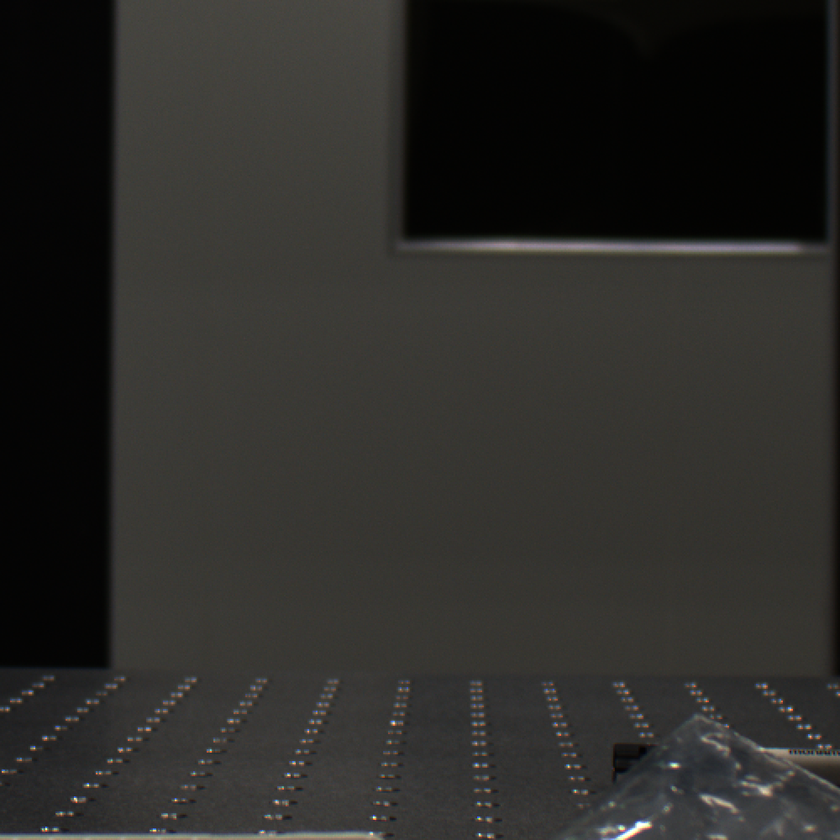
#> input picture 알짜배기 예제로 배우는 OpenCV/Chapter_6/background.png, 840 x 840 px, shrunk from 1000 x 1000 before the run
$ python code_6-4.py
#> lines starting #> are read from the running program, lines starting #| are printed output that depends on the picture; after the words box and inside, x2 and y2 are one past the last pixel; in counts of white or black regions, pixels touching at a corner belong together
import cv2 as cv

# 사람이 없을 때 이미지 background.png와
# 사람이 있을 때 이미지 object.png를 불러옵니다.
img_background = cv.imread('background.png', cv.IMREAD_GRAYSCALE)
#> img_background: shape (840, 840); min 1, max 255, mean 42.8
img_object = cv.imread('object.png', cv.IMREAD_GRAYSCALE)
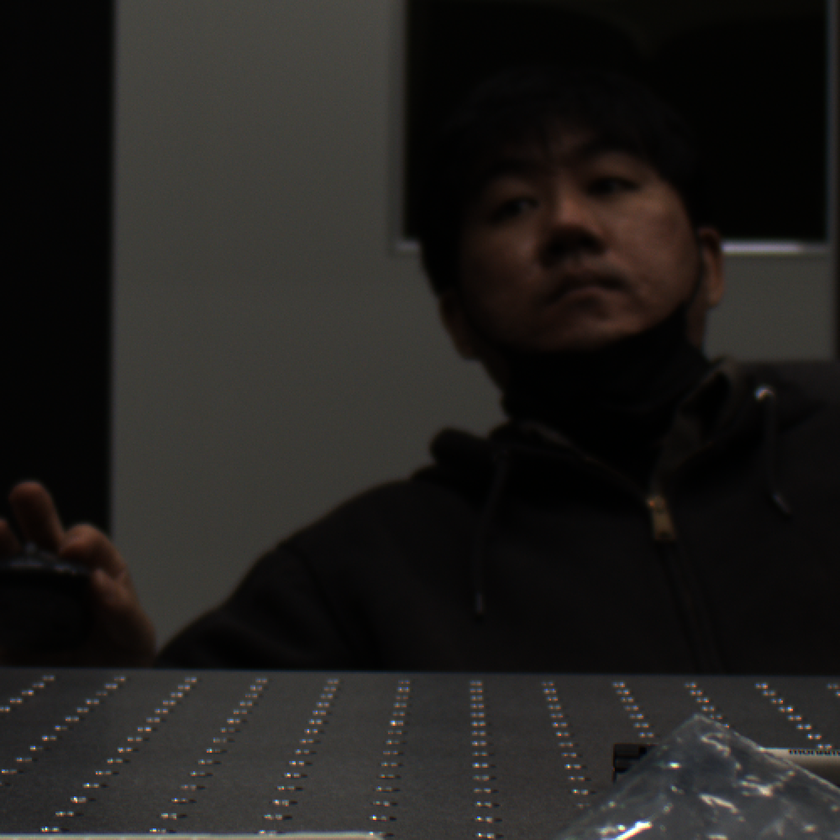
#> input picture 알짜배기 예제로 배우는 OpenCV/Chapter_6/object.png, 840 x 840 px, shrunk from 1000 x 1000 before the run
#> img_object: shape (840, 840); min 0, max 255, mean 31.6

# 사람이 있는 이미지 img_object에서
# 사람이 없는 이미지 img_background를 빼서 차영상을 얻습니다.
# 빼는 순서를 바꾸면 안됩니다.
img_sub = cv.subtract(img_object, img_background)
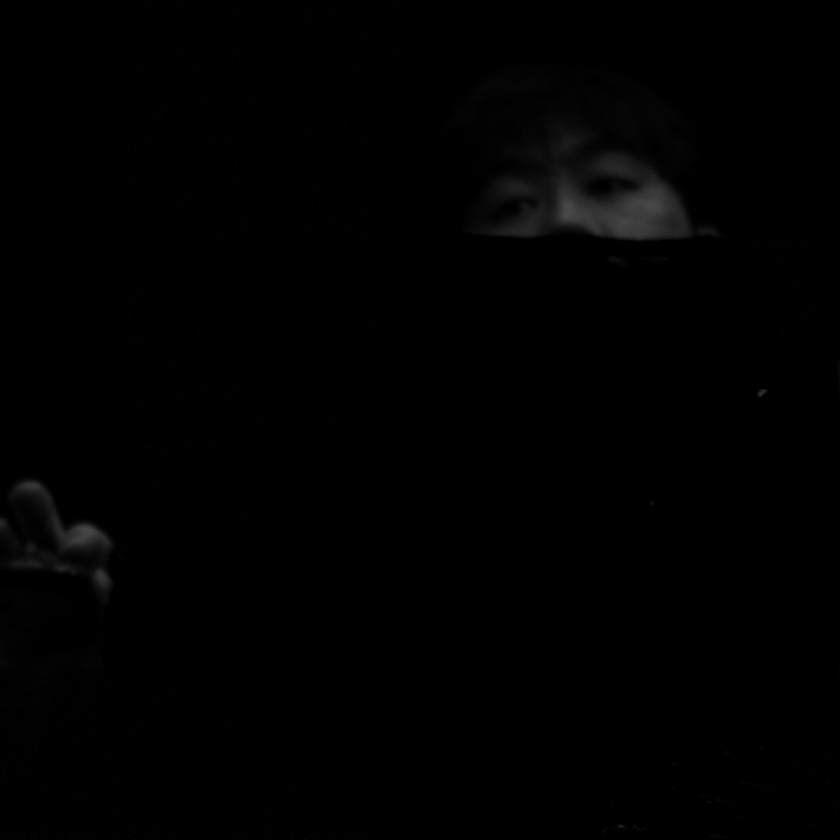
#> img_sub: shape (840, 840); min 0, max 74, mean 1.2

# 차영상을 이진화합니다.
retval, img_binary = cv.threshold(img_sub, 50, 255, cv.THRESH_BINARY)
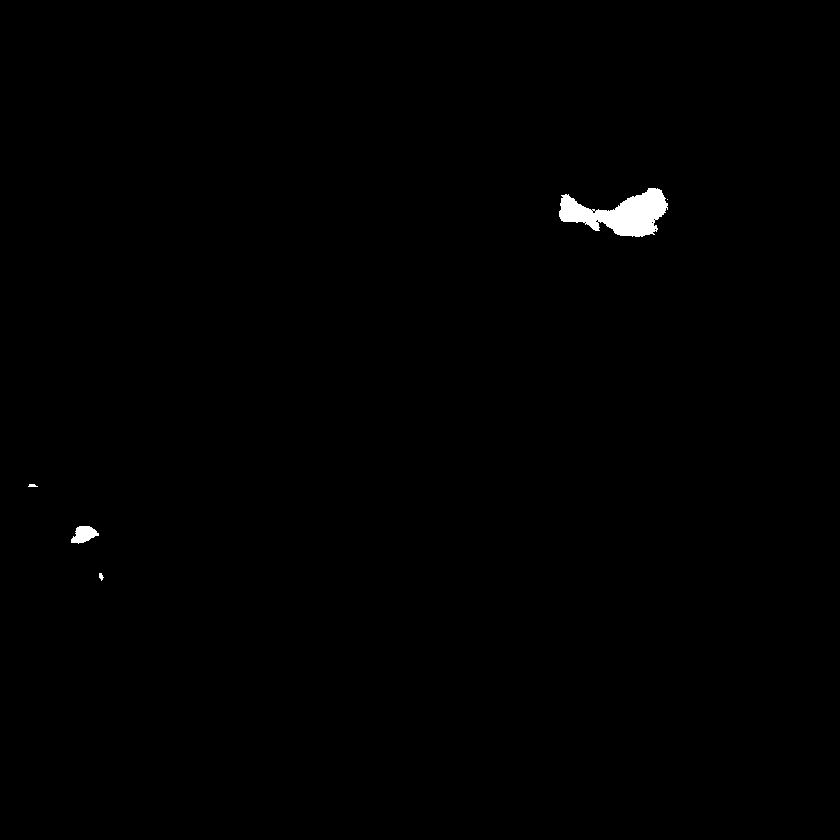
#> img_binary: shape (840, 840); 0.47% white; 5 white regions (1 under 20 px), largest, box (x1, y1, x2, y2) and area: (559, 188, 668, 237) 2944, (71, 526, 99, 544) 322, (99, 573, 104, 581) 25, (28, 484, 38, 487) 23

cv.imshow('background', img_background)
cv.imshow('object', img_object)
cv.imshow('sub', img_sub)
cv.imshow('binary', img_binary)
cv.waitKey(0)
